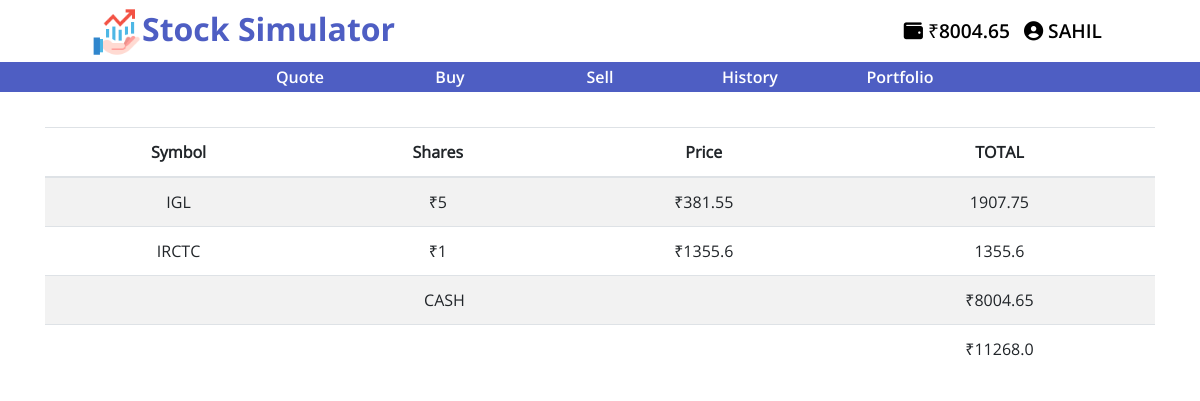
Page / (signed in) on the earlier database version.
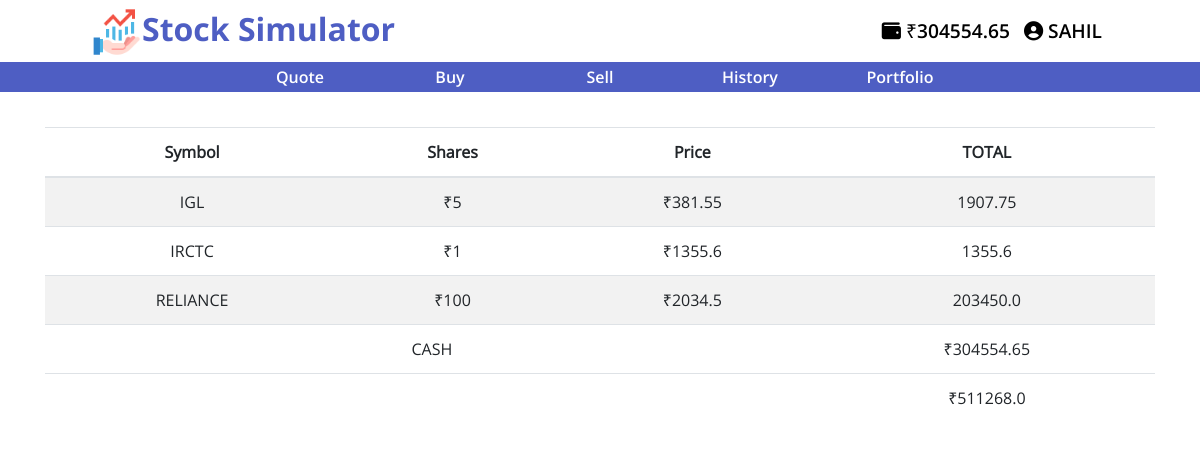
Same page on the later database version.
### tables this page shows
CREATE TABLE 'users' ('id' INTEGER PRIMARY KEY AUTOINCREMENT NOT NULL, 'username' TEXT NOT NULL, 'hash' TEXT NOT NULL, 'cash' NUMERIC NOT NULL DEFAULT 10000.00 );

CREATE TABLE 'portfolio' ('id' INTEGER NOT NULL, 'symbol' TEXT NOT NULL, 'shares' INTEGER NOT NULL, 'price' NUMERIC NOT NULL, 'transacted' DATETIME NOT NULL DEFAULT CURRENT_TIMESTAMP);

### app.py (the view)
@app.route("/")
@login_required
def index():
    symbol=list()
    share=list()
    price=list()
    total=list()
    sy = db.execute("SELECT symbol FROM portfolio WHERE id = :id", id= session['user_id'])
    sh = db.execute("SELECT shares FROM portfolio WHERE id = :id", id= session['user_id'])
    pr = db.execute("SELECT price FROM portfolio WHERE id = :id", id= session['user_id'])
    for i in range (len(sy)):
        symbol.append(sy[i]["symbol"].upper())
    for i in range (len(sh)):
        share.append(sh[i]["shares"])
    for i in range (len(pr)):
        price.append(pr[i]["price"])
    for i in range(len(symbol)):
        total.append(price[i]*share[i])
    data = zip(symbol,share,price,total)
    sum = 0.0
    for i in range(len(total)):
        sum+=total[i]
    for i in range(len(total)):
        total[i]=str(total[i])
    cash = db.execute("SELECT cash FROM users WHERE id=:id", id= session['user_id'])
    sum+=cash[0]["cash"]
    user = db.execute("SELECT username FROM users WHERE id = :id", id= session['user_id'])
    return render_template("index.html", data=data, sum=sum, cash=cash[0]["cash"], user=user[0]["username"])

### helpers.py (called while the page is built)
def login_required(f):
    @wraps(f)
    def decorated_function(*args, **kwargs):
        if session.get("user_id") is None:
            return redirect(url_for("login", next=request.url))
        return f(*args, **kwargs)
    return decorated_function

### templates/index.html (shortened to what this page needs)
{% extends "layout.html" %}
{% block main %}
    <table class="table table-striped">
        <thead>
        <tr>
            <th>Symbol</th>
            <th>Shares</th>
            <th>Price</th>
            <th>TOTAL</th>
        </tr>
        </thead>
            <tfoot>
                <tr>
                    <td colspan="3"></td>
                    <td>₹{{sum}}</td>
                </tr>
            </tfoot>
        {% for row in data %}
        <tr>
        {% for item in row %}
        {% if item is not number %}
            <td>{{ item }}</td>
        {% else %}
            <td>₹{{ item }}</td>
        {% endif %}
        {% endfor %}
        </tr>
        {% endfor %}
        <tr>
          <td colspan="3">CASH</td>
          <td>₹{{cash}}</td>
        </tr>
    </table>
{% endblock %}

### templates/layout.html (shortened to what this page needs)
<!DOCTYPE html>
<html lang="en">
    <head>
        <link rel="stylesheet" href="static/css/alert.css">
        <link href="{{ url_for('static', filename='styles.css') }}" rel="stylesheet">
        <link rel="stylesheet" href="https://stackpath.bootstrapcdn.com/bootstrap/4.5.2/css/bootstrap.min.css">
    </head>
    <body>
        <nav class="navbar navbar-expand-lg fixed-top">
            <a class="navbar-brand" href="{{ url_for('index') }}"><img src="static/images/risk.png" class="logo">Stock Simulator</a>
            <div class="collapse navbar-collapse" id="navbarSupportedContent">
                {% if session.user_id %}
                <ul class="navbar-nav ml-auto">
                    <li class="nav-item"><a class="nav-link" href="{{ url_for('wallet') }}"><i class="fas fa-wallet"></i> ₹{{cash}}</a></li>
                    <li class="nav-item">
                        <div class="dropdown">
                            <button data-toggle="dropdown" class="userButton"><i class="fas fa-user-circle"></i> {{user}}</button>
                        </div>
                    </li>
                </ul>
                {% else %}
                <ul class="navbar-nav ml-auto">
                    <li class="nav-item"><a class="nav-link" href="{{ url_for('register') }}">Register</a></li>
                    <li class="nav-item"><a class="nav-link" href="{{ url_for('logout') }}">Log In</a></li>
                </ul>
                {% endif %}
            </div>
        </nav>
        <nav class="category-nav">
            <button class="category-nav-link">
                <a href="{{ url_for('quote') }}">Quote</a>
            </button>
            <button class="category-nav-link">
                <a href="{{ url_for('buy') }}">Buy</a>
            </button>
            <button class="category-nav-link">
                <a href="{{ url_for('sell') }}">Sell</a>
            </button>
            <button class="category-nav-link">
                <a href="{{ url_for('history')}}">History</a>
            </button>
            <button class="category-nav-link">
                <a href="{{ url_for('portfolio')}}">Portfolio</a>
            </button>
        </nav>
        <div class="container">
            <main>
                {% block main %}{% endblock %}
            </main>
        </div>
    </body>
</html>

### static/css/alert.css (style rules this page uses)
button, .dot { cursor: pointer; }

### static/styles.css (style rules this page uses)
body { padding-top: 127px; font-family: OpenSans-Regular !important; }
.container { margin-left: auto; margin-right: auto; text-align: center; }
nav.navbar.navbar-expand-lg.fixed-top { padding: 0 5.75rem; background: white; }
.logo { max-width: 50px; }
a.navbar-brand { color: #4e5ec3; font-family: OpenSans-Bold; font-size: 2em; }
a.nav-link { color: black; font-family: OpenSans-SemiBold; font-size: 1.2em; }
.userButton { background: transparent; outline: none !important; border: none; height: 45px; text-transform: uppercase; font-family: OpenSans-Semibold; font-size: 1.2em; }
.category-nav { display: inline-flex; width: 100%; background: #4e5ec3; height: 30px; align-items: center; justify-content: center; position: fixed; top: 62px; z-index: 100; }
.category-nav-link { background: none; border: none; outline: none; width: 150px; }
.category-nav-link a { color: white; text-decoration: none; font-family: OpenSans-SemiBold; }
main td { text-align: center; }

Differences in the rows shown:
changed users "SAHIL": cash "8004.65" → "304554.65"
added portfolio: row "RELIANCE" "203450.0", row "100", price "2034.5"
Other differences:
{{ sum }}: "11268.0" → "511268.0"
